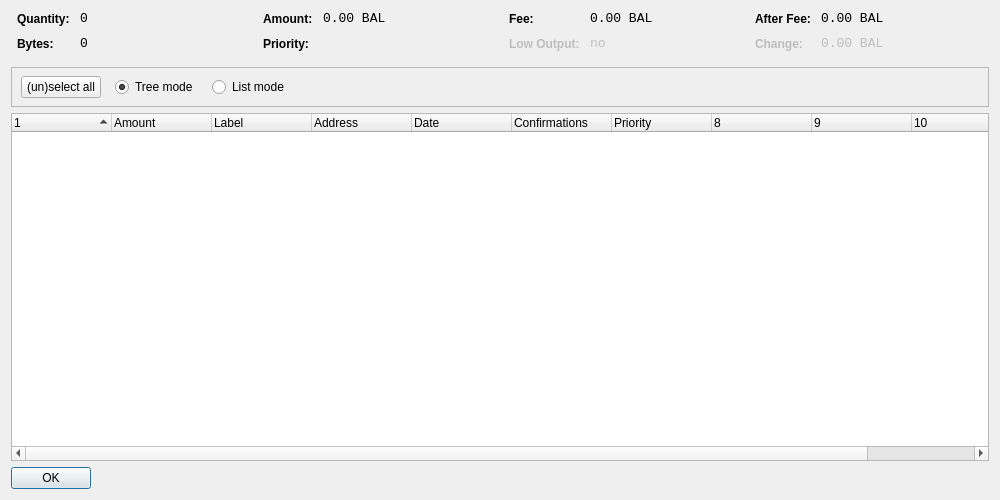
<?xml version="1.0" encoding="UTF-8"?>
<ui version="4.0">
 <class>CoinControlDialog</class>
 <widget class="QDialog" name="CoinControlDialog">
  <property name="geometry">
   <rect>
    <x>0</x>
    <y>0</y>
    <width>1000</width>
    <height>500</height>
   </rect>
  </property>
  <property name="windowTitle">
   <string>Coin Control</string>
  </property>
  <layout class="QVBoxLayout" name="verticalLayout">
   <item>
    <layout class="QHBoxLayout" name="horizontalLayoutTop" stretch="0,0,0,0">
     <property name="topMargin">
      <number>0</number>
     </property>
     <property name="bottomMargin">
      <number>10</number>
     </property>
     <item>
      <layout class="QFormLayout" name="formLayoutCoinControl1">
       <property name="horizontalSpacing">
        <number>10</number>
       </property>
       <property name="verticalSpacing">
        <number>10</number>
       </property>
       <property name="leftMargin">
        <number>6</number>
       </property>
       <property name="rightMargin">
        <number>6</number>
       </property>
       <item row="0" column="0">
        <widget class="QLabel" name="labelCoinControlQuantityText">
         <property name="styleSheet">
          <string notr="true">font-weight:bold;</string>
         </property>
         <property name="text">
          <string>Quantity:</string>
         </property>
        </widget>
       </item>
       <item row="0" column="1">
        <widget class="QLabel" name="labelCoinControlQuantity">
         <property name="font">
          <font>
           <family>Monospace</family>
           <pointsize>10</pointsize>
          </font>
         </property>
         <property name="cursor">
          <cursorShape>IBeamCursor</cursorShape>
         </property>
         <property name="contextMenuPolicy">
          <enum>Qt::ActionsContextMenu</enum>
         </property>
         <property name="text">
          <string notr="true">0</string>
         </property>
         <property name="textInteractionFlags">
          <set>Qt::LinksAccessibleByMouse|Qt::TextSelectableByKeyboard|Qt::TextSelectableByMouse</set>
         </property>
        </widget>
       </item>
       <item row="1" column="0">
        <widget class="QLabel" name="labelCoinControlBytesText">
         <property name="styleSheet">
          <string notr="true">font-weight:bold;</string>
         </property>
         <property name="text">
          <string>Bytes:</string>
         </property>
        </widget>
       </item>
       <item row="1" column="1">
        <widget class="QLabel" name="labelCoinControlBytes">
         <property name="font">
          <font>
           <family>Monospace</family>
           <pointsize>10</pointsize>
          </font>
         </property>
         <property name="cursor">
          <cursorShape>IBeamCursor</cursorShape>
         </property>
         <property name="contextMenuPolicy">
          <enum>Qt::ActionsContextMenu</enum>
         </property>
         <property name="text">
          <string notr="true">0</string>
         </property>
         <property name="textInteractionFlags">
          <set>Qt::LinksAccessibleByMouse|Qt::TextSelectableByKeyboard|Qt::TextSelectableByMouse</set>
         </property>
        </widget>
       </item>
      </layout>
     </item>
     <item>
      <layout class="QFormLayout" name="formLayoutCoinControl2">
       <property name="horizontalSpacing">
        <number>10</number>
       </property>
       <property name="verticalSpacing">
        <number>10</number>
       </property>
       <property name="leftMargin">
        <number>6</number>
       </property>
       <property name="rightMargin">
        <number>6</number>
       </property>
       <item row="0" column="0">
        <widget class="QLabel" name="labelCoinControlAmountText">
         <property name="styleSheet">
          <string notr="true">font-weight:bold;</string>
         </property>
         <property name="text">
          <string>Amount:</string>
         </property>
        </widget>
       </item>
       <item row="0" column="1">
        <widget class="QLabel" name="labelCoinControlAmount">
         <property name="font">
          <font>
           <family>Monospace</family>
           <pointsize>10</pointsize>
          </font>
         </property>
         <property name="cursor">
          <cursorShape>IBeamCursor</cursorShape>
         </property>
         <property name="contextMenuPolicy">
          <enum>Qt::ActionsContextMenu</enum>
         </property>
         <property name="text">
          <string notr="true">0.00 BAL</string>
         </property>
         <property name="textInteractionFlags">
          <set>Qt::LinksAccessibleByMouse|Qt::TextSelectableByKeyboard|Qt::TextSelectableByMouse</set>
         </property>
        </widget>
       </item>
       <item row="1" column="0">
        <widget class="QLabel" name="labelCoinControlPriorityText">
         <property name="styleSheet">
          <string notr="true">font-weight:bold;</string>
         </property>
         <property name="text">
          <string>Priority:</string>
         </property>
        </widget>
       </item>
       <item row="1" column="1">
        <widget class="QLabel" name="labelCoinControlPriority">
         <property name="font">
          <font>
           <family>Monospace</family>
           <pointsize>10</pointsize>
          </font>
         </property>
         <property name="cursor">
          <cursorShape>IBeamCursor</cursorShape>
         </property>
         <property name="contextMenuPolicy">
          <enum>Qt::ActionsContextMenu</enum>
         </property>
         <property name="text">
          <string/>
         </property>
         <property name="textInteractionFlags">
          <set>Qt::LinksAccessibleByMouse|Qt::TextSelectableByKeyboard|Qt::TextSelectableByMouse</set>
         </property>
        </widget>
       </item>
      </layout>
     </item>
     <item>
      <layout class="QFormLayout" name="formLayoutCoinControl3">
       <property name="horizontalSpacing">
        <number>10</number>
       </property>
       <property name="verticalSpacing">
        <number>10</number>
       </property>
       <property name="leftMargin">
        <number>6</number>
       </property>
       <property name="rightMargin">
        <number>6</number>
       </property>
       <item row="0" column="0">
        <widget class="QLabel" name="labelCoinControlFeeText">
         <property name="styleSheet">
          <string notr="true">font-weight:bold;</string>
         </property>
         <property name="text">
          <string>Fee:</string>
         </property>
        </widget>
       </item>
       <item row="0" column="1">
        <widget class="QLabel" name="labelCoinControlFee">
         <property name="font">
          <font>
           <family>Monospace</family>
           <pointsize>10</pointsize>
          </font>
         </property>
         <property name="cursor">
          <cursorShape>IBeamCursor</cursorShape>
         </property>
         <property name="contextMenuPolicy">
          <enum>Qt::ActionsContextMenu</enum>
         </property>
         <property name="text">
          <string notr="true">0.00 BAL</string>
         </property>
         <property name="textInteractionFlags">
          <set>Qt::LinksAccessibleByMouse|Qt::TextSelectableByKeyboard|Qt::TextSelectableByMouse</set>
         </property>
        </widget>
       </item>
       <item row="1" column="0">
        <widget class="QLabel" name="labelCoinControlLowOutputText">
         <property name="enabled">
          <bool>false</bool>
         </property>
         <property name="styleSheet">
          <string notr="true">font-weight:bold;</string>
         </property>
         <property name="text">
          <string>Low Output:</string>
         </property>
        </widget>
       </item>
       <item row="1" column="1">
        <widget class="QLabel" name="labelCoinControlLowOutput">
         <property name="enabled">
          <bool>false</bool>
         </property>
         <property name="font">
          <font>
           <family>Monospace</family>
           <pointsize>10</pointsize>
          </font>
         </property>
         <property name="cursor">
          <cursorShape>IBeamCursor</cursorShape>
         </property>
         <property name="contextMenuPolicy">
          <enum>Qt::ActionsContextMenu</enum>
         </property>
         <property name="text">
          <string notr="true">no</string>
         </property>
         <property name="textInteractionFlags">
          <set>Qt::LinksAccessibleByMouse|Qt::TextSelectableByKeyboard|Qt::TextSelectableByMouse</set>
         </property>
        </widget>
       </item>
      </layout>
     </item>
     <item>
      <layout class="QFormLayout" name="formLayoutCoinControl4">
       <property name="horizontalSpacing">
        <number>10</number>
       </property>
       <property name="verticalSpacing">
        <number>10</number>
       </property>
       <property name="leftMargin">
        <number>6</number>
       </property>
       <property name="rightMargin">
        <number>6</number>
       </property>
       <item row="0" column="0">
        <widget class="QLabel" name="labelCoinControlAfterFeeText">
         <property name="styleSheet">
          <string notr="true">font-weight:bold;</string>
         </property>
         <property name="text">
          <string>After Fee:</string>
         </property>
        </widget>
       </item>
       <item row="0" column="1">
        <widget class="QLabel" name="labelCoinControlAfterFee">
         <property name="font">
          <font>
           <family>Monospace</family>
           <pointsize>10</pointsize>
          </font>
         </property>
         <property name="cursor">
          <cursorShape>IBeamCursor</cursorShape>
         </property>
         <property name="contextMenuPolicy">
          <enum>Qt::ActionsContextMenu</enum>
         </property>
         <property name="text">
          <string notr="true">0.00 BAL</string>
         </property>
         <property name="textInteractionFlags">
          <set>Qt::LinksAccessibleByMouse|Qt::TextSelectableByKeyboard|Qt::TextSelectableByMouse</set>
         </property>
        </widget>
       </item>
       <item row="1" column="0">
        <widget class="QLabel" name="labelCoinControlChangeText">
         <property name="enabled">
          <bool>false</bool>
         </property>
         <property name="styleSheet">
          <string notr="true">font-weight:bold;</string>
         </property>
         <property name="text">
          <string>Change:</string>
         </property>
        </widget>
       </item>
       <item row="1" column="1">
        <widget class="QLabel" name="labelCoinControlChange">
         <property name="enabled">
          <bool>false</bool>
         </property>
         <property name="font">
          <font>
           <family>Monospace</family>
           <pointsize>10</pointsize>
          </font>
         </property>
         <property name="cursor">
          <cursorShape>IBeamCursor</cursorShape>
         </property>
         <property name="contextMenuPolicy">
          <enum>Qt::ActionsContextMenu</enum>
         </property>
         <property name="text">
          <string notr="true">0.00 BAL</string>
         </property>
         <property name="textInteractionFlags">
          <set>Qt::LinksAccessibleByMouse|Qt::TextSelectableByKeyboard|Qt::TextSelectableByMouse</set>
         </property>
        </widget>
       </item>
      </layout>
     </item>
    </layout>
   </item>
   <item>
    <widget class="QFrame" name="frame">
     <property name="minimumSize">
      <size>
       <width>0</width>
       <height>40</height>
      </size>
     </property>
     <property name="frameShape">
      <enum>QFrame::StyledPanel</enum>
     </property>
     <property name="frameShadow">
      <enum>QFrame::Sunken</enum>
     </property>
     <widget class="QWidget" name="horizontalLayoutWidget">
      <property name="geometry">
       <rect>
        <x>10</x>
        <y>0</y>
        <width>781</width>
        <height>41</height>
       </rect>
      </property>
      <layout class="QHBoxLayout" name="horizontalLayoutPanel" stretch="0,0,0,0,0">
       <property name="spacing">
        <number>14</number>
       </property>
       <item>
        <widget class="QPushButton" name="pushButtonSelectAll">
         <property name="sizePolicy">
          <sizepolicy hsizetype="Maximum" vsizetype="Fixed">
           <horstretch>0</horstretch>
           <verstretch>0</verstretch>
          </sizepolicy>
         </property>
         <property name="text">
          <string>(un)select all</string>
         </property>
        </widget>
       </item>
       <item>
        <widget class="QRadioButton" name="radioTreeMode">
         <property name="sizePolicy">
          <sizepolicy hsizetype="Maximum" vsizetype="Fixed">
           <horstretch>0</horstretch>
           <verstretch>0</verstretch>
          </sizepolicy>
         </property>
         <property name="text">
          <string>Tree mode</string>
         </property>
         <property name="checked">
          <bool>true</bool>
         </property>
        </widget>
       </item>
       <item>
        <widget class="QRadioButton" name="radioListMode">
         <property name="sizePolicy">
          <sizepolicy hsizetype="Maximum" vsizetype="Fixed">
           <horstretch>0</horstretch>
           <verstretch>0</verstretch>
          </sizepolicy>
         </property>
         <property name="text">
          <string>List mode</string>
         </property>
        </widget>
       </item>
       <item>
        <spacer name="horizontalSpacer">
         <property name="orientation">
          <enum>Qt::Horizontal</enum>
         </property>
         <property name="sizeHint" stdset="0">
          <size>
           <width>40</width>
           <height>20</height>
          </size>
         </property>
        </spacer>
       </item>
      </layout>
     </widget>
    </widget>
   </item>
   <item>
    <widget class="CoinControlTreeWidget" name="treeWidget">
     <property name="contextMenuPolicy">
      <enum>Qt::CustomContextMenu</enum>
     </property>
     <property name="sortingEnabled">
      <bool>false</bool>
     </property>
     <property name="columnCount">
      <number>11</number>
     </property>
     <attribute name="headerShowSortIndicator" stdset="0">
      <bool>true</bool>
     </attribute>
     <attribute name="headerStretchLastSection">
      <bool>false</bool>
     </attribute>
     <column>
      <property name="text">
       <string/>
      </property>
     </column>
     <column>
      <property name="text">
       <string>Amount</string>
      </property>
     </column>
     <column>
      <property name="text">
       <string>Label</string>
      </property>
     </column>
     <column>
      <property name="text">
       <string>Address</string>
      </property>
     </column>
     <column>
      <property name="text">
       <string>Date</string>
      </property>
     </column>
     <column>
      <property name="text">
       <string>Confirmations</string>
      </property>
      <property name="toolTip">
       <string>Confirmed</string>
      </property>
     </column>
     <column>
      <property name="text">
       <string>Priority</string>
      </property>
     </column>
     <column>
      <property name="text">
       <string/>
      </property>
     </column>
     <column>
      <property name="text">
       <string/>
      </property>
     </column>
     <column>
      <property name="text">
       <string/>
      </property>
     </column>
     <column>
      <property name="text">
       <string/>
      </property>
     </column>
    </widget>
   </item>
   <item>
    <widget class="QDialogButtonBox" name="buttonBox">
     <property name="sizePolicy">
      <sizepolicy hsizetype="Maximum" vsizetype="Fixed">
       <horstretch>0</horstretch>
       <verstretch>0</verstretch>
      </sizepolicy>
     </property>
     <property name="orientation">
      <enum>Qt::Horizontal</enum>
     </property>
     <property name="standardButtons">
      <set>QDialogButtonBox::Ok</set>
     </property>
    </widget>
   </item>
  </layout>
 </widget>
 <customwidgets>
  <customwidget>
   <class>CoinControlTreeWidget</class>
   <extends>QTreeWidget</extends>
   <header>coincontroltreewidget.h</header>
  </customwidget>
 </customwidgets>
 <resources/>
 <connections/>
</ui>
